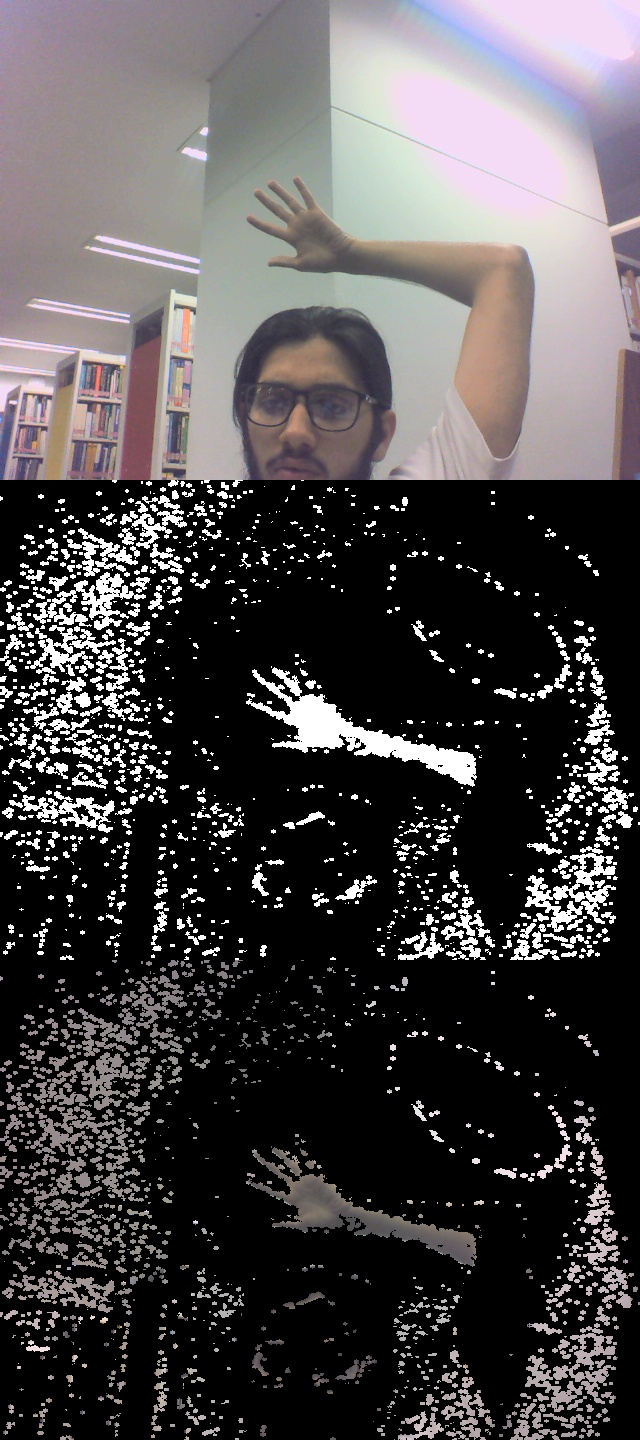
#> input picture res.jpg, 640 x 1440 px, given in place of the camera
$ python average.py   (older library calls are emulated)
#> lines starting #> are read from the running program, lines starting #| are printed output that depends on the picture; after the words box and inside, x2 and y2 are one past the last pixel; in counts of white or black regions, pixels touching at a corner belong together
### Camera.py
from imutils.video import WebcamVideoStream
def Camera(source=0):
	return WebcamVideoStream(source).start()

### average.py
import numpy as np
import cv2
from Camera import Camera

def denoise(frame):
    frame = cv2.medianBlur(frame,5)
    frame = cv2.GaussianBlur(frame,(5,5),0)
    # frame = cv2.cvtColor(frame, cv2.COLOR_BGR2GRAY)
    return frame

camera = Camera(0)

ALPHA = 0.015

BG = denoise(cv2.cvtColor(camera.read(), cv2.COLOR_BGR2GRAY))


# c =1
while True:
    frame = camera.read()
#> frame is the input picture: shape (1440, 640, 3); mean B, G, R 73.9, 72.8, 76.3

    f = cv2.cvtColor(frame,cv2.COLOR_BGR2GRAY)
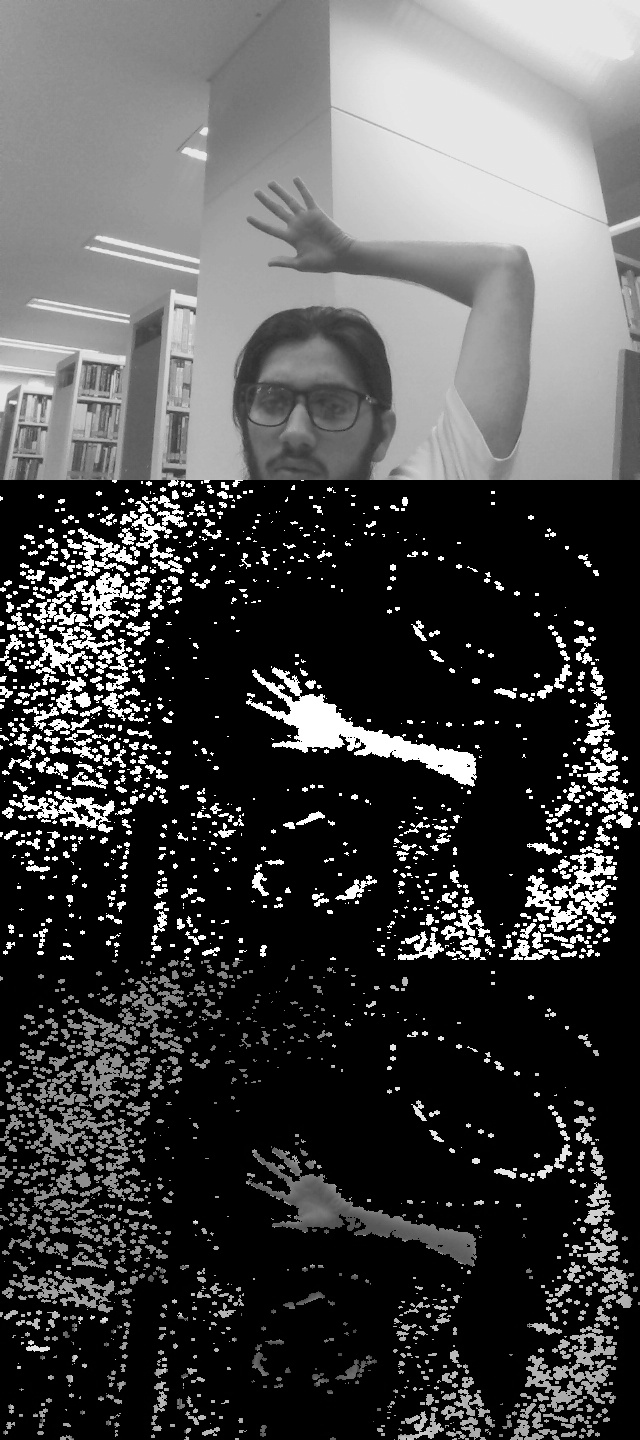
#> f: shape (1440, 640); min 0, max 255, mean 74

    BG = f * ALPHA + BG * (1 - ALPHA)


    mask = cv2.absdiff(f.astype(np.uint8), BG.astype(np.uint8))
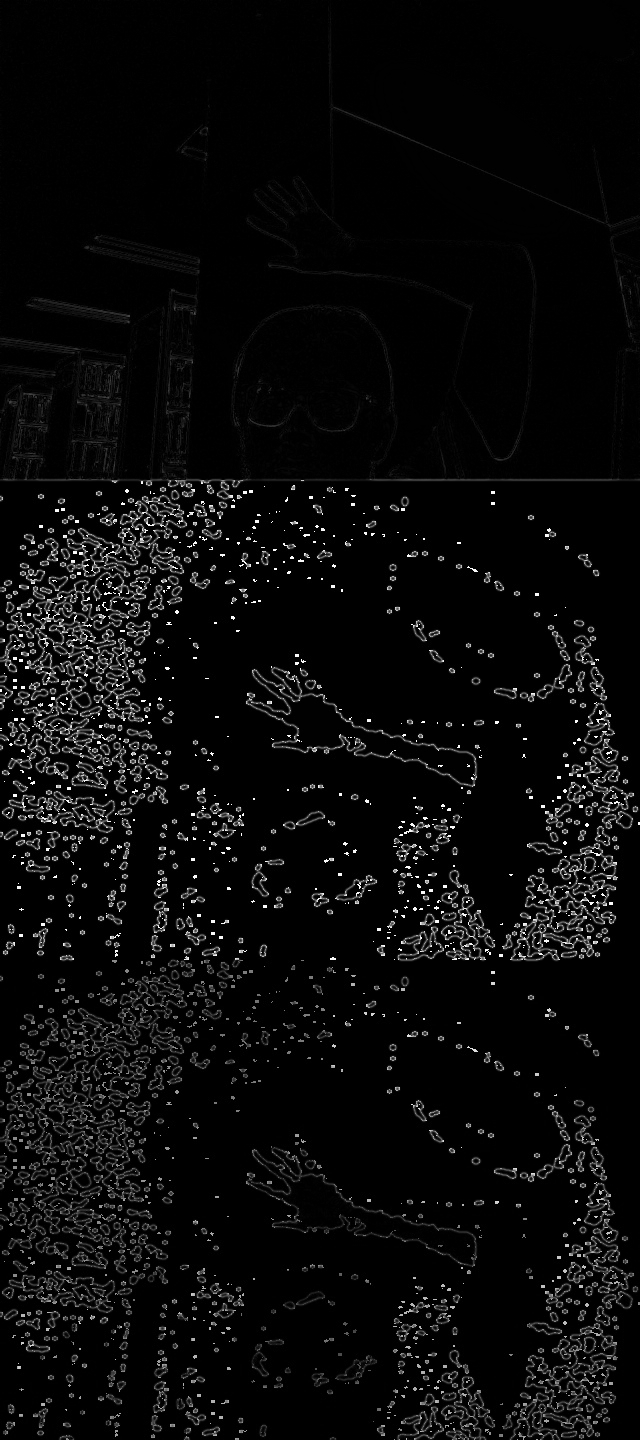
#> mask: shape (1440, 640); min 0, max 252, mean 10.2

    ret, mask = cv2.threshold(mask.astype(np.uint8), 15, 255, cv2.THRESH_BINARY)
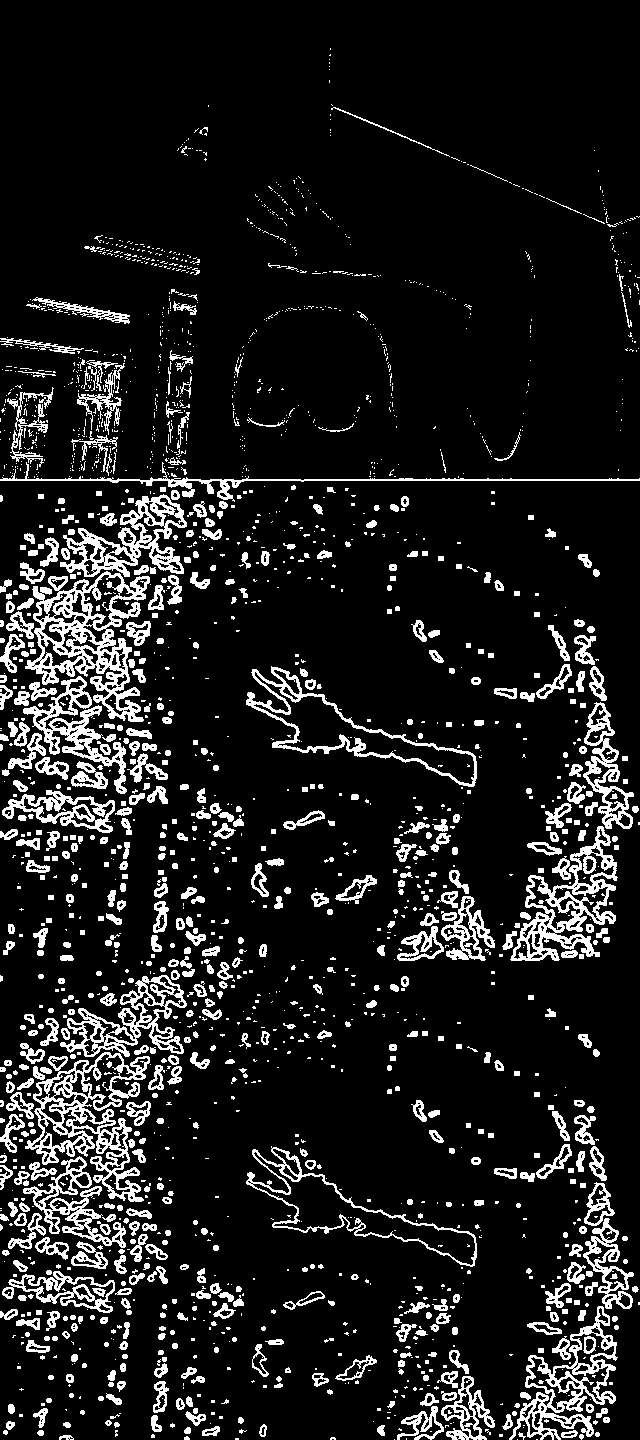
#> mask: shape (1440, 640); 11.5% white; 2249 white regions (1545 under 20 px)

    # disc = cv2.getStructuringElement(cv2.MORPH_RECT,(7,7))

    # cv2.filter2D(mask,-1,disc,mask)

    cv2.imshow('fore', mask)


    _,contours,_ = cv2.findContours(mask,cv2.RETR_TREE,cv2.CHAIN_APPROX_NONE)
#> contours = 3391 contours, 2456 with area under 20; largest, box (x1, y1, x2, y2) and area: (25, 571, 150, 722) 9314, (25, 1052, 150, 1202) 8454, (246, 666, 477, 787) 7582, (246, 1146, 477, 1267) 7226, (510, 826, 618, 961) 6200

    # get the contour with the greatest area
    max_area = -1
    ci = -1
    for i in range(len(contours)):
        cnt=contours[i]
        area = cv2.contourArea(cnt)
        if(area>max_area):
            max_area=area
            ci=i
#> this loop made 3391 passes
#> (area, max_area) on passes 8, 17, 27, 65, 81, 145, 338, 772, 930, 2125: (37, 37), (82.5, 82.5), (103, 103), (132, 132), (457.5, 457.5), (1537, 1537), (5642, 5642), (7226.5, 7226.5), (8454, 8454), (9314, 9314)
#> area on passes 18, 20, 26, 28, 33, 34: 31, 25, 30, 26.5, 50.5, 61
#> after the loop, ci = 2124; max_area = 9314

    if(ci != -1):
        cnt=contours[ci]
#> cnt = contour of 1162 points, box (x1, y1, x2, y2) (25, 571, 150, 722), area 9314

    # # cv2.imshow('mask',mask)

    # # Draw a rectangle in the center
    # frame = cv2.rectangle(frame,params.start,params.end,(0,255,0),1)

    if(ci != -1):
        # Find and draw the hull around the largest contour
        hull = cv2.convexHull(cnt)
#> hull = contour of 16 points, box (x1, y1, x2, y2) (25, 571, 150, 722), area 15170
        cv2.drawContours(frame,[hull],0,(0,255,0),2)
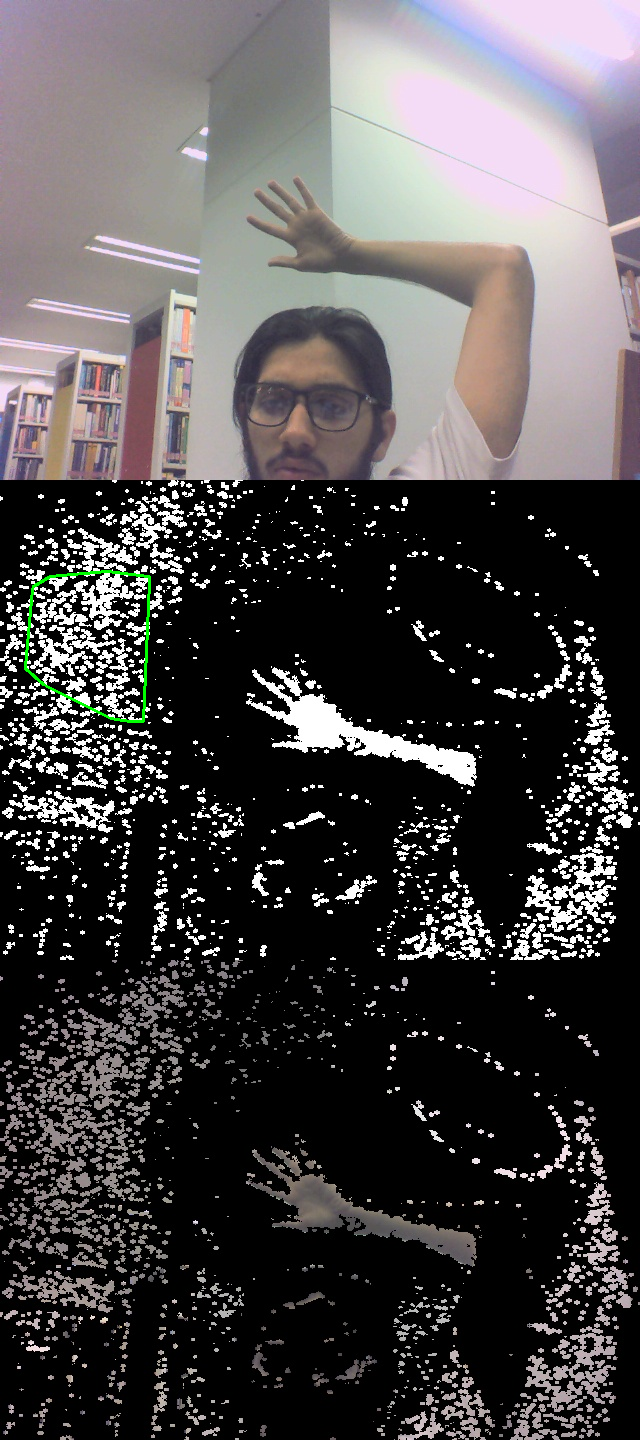
#> frame: shape (1440, 640, 3); 0.15% of pixels changed, all inside (x1, y1, x2, y2) = (24, 570, 151, 723)

    cv2.imshow('image',frame)


    # print frame.astype(int)
    # print BG.astype(int)

    # c = c+1

    key = cv2.waitKey(10) & 0xFF
#> (key Esc is pressed here)
    if key == 27:
      break

camera.stop()
cv2.destroyAllWindows()
